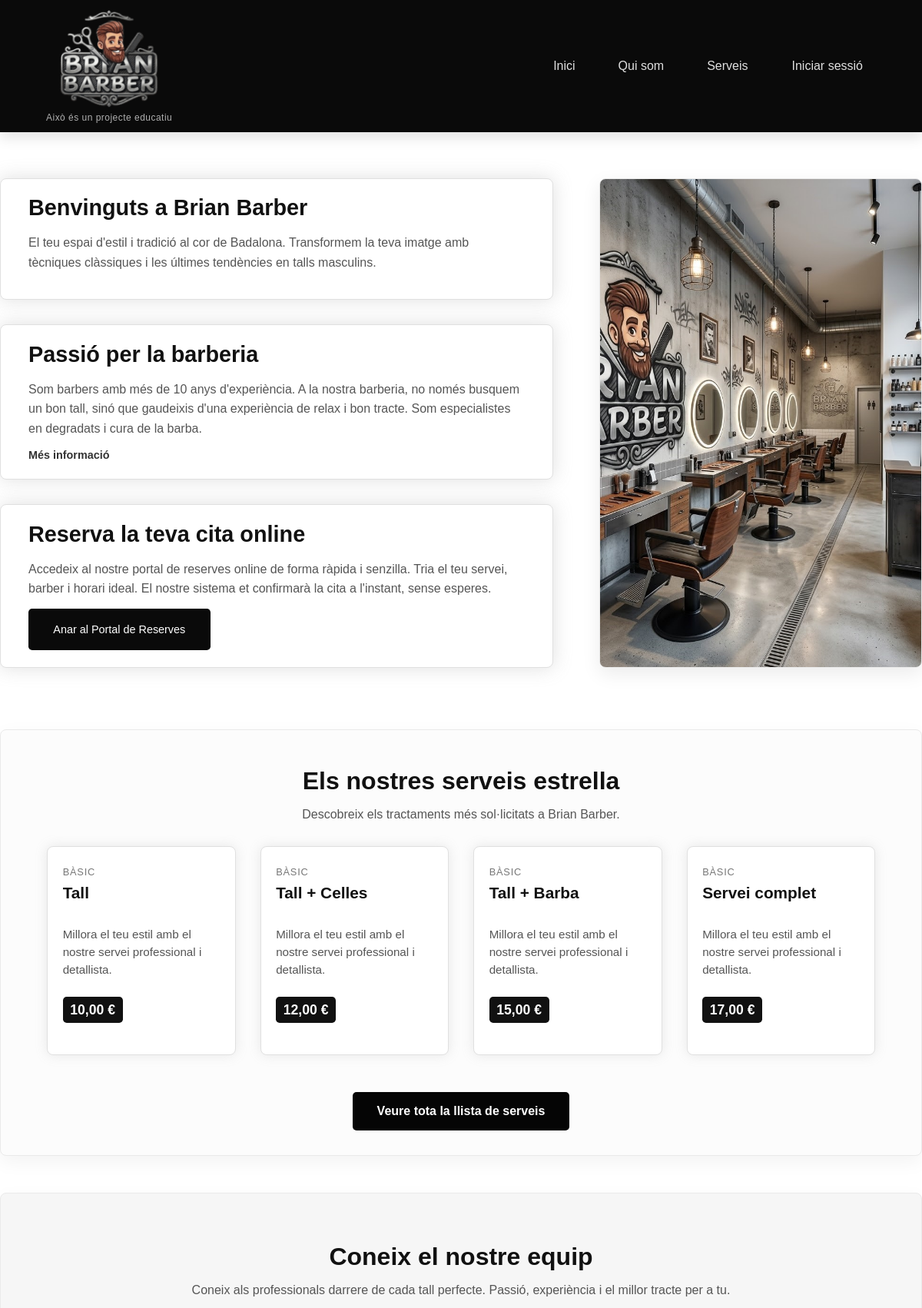
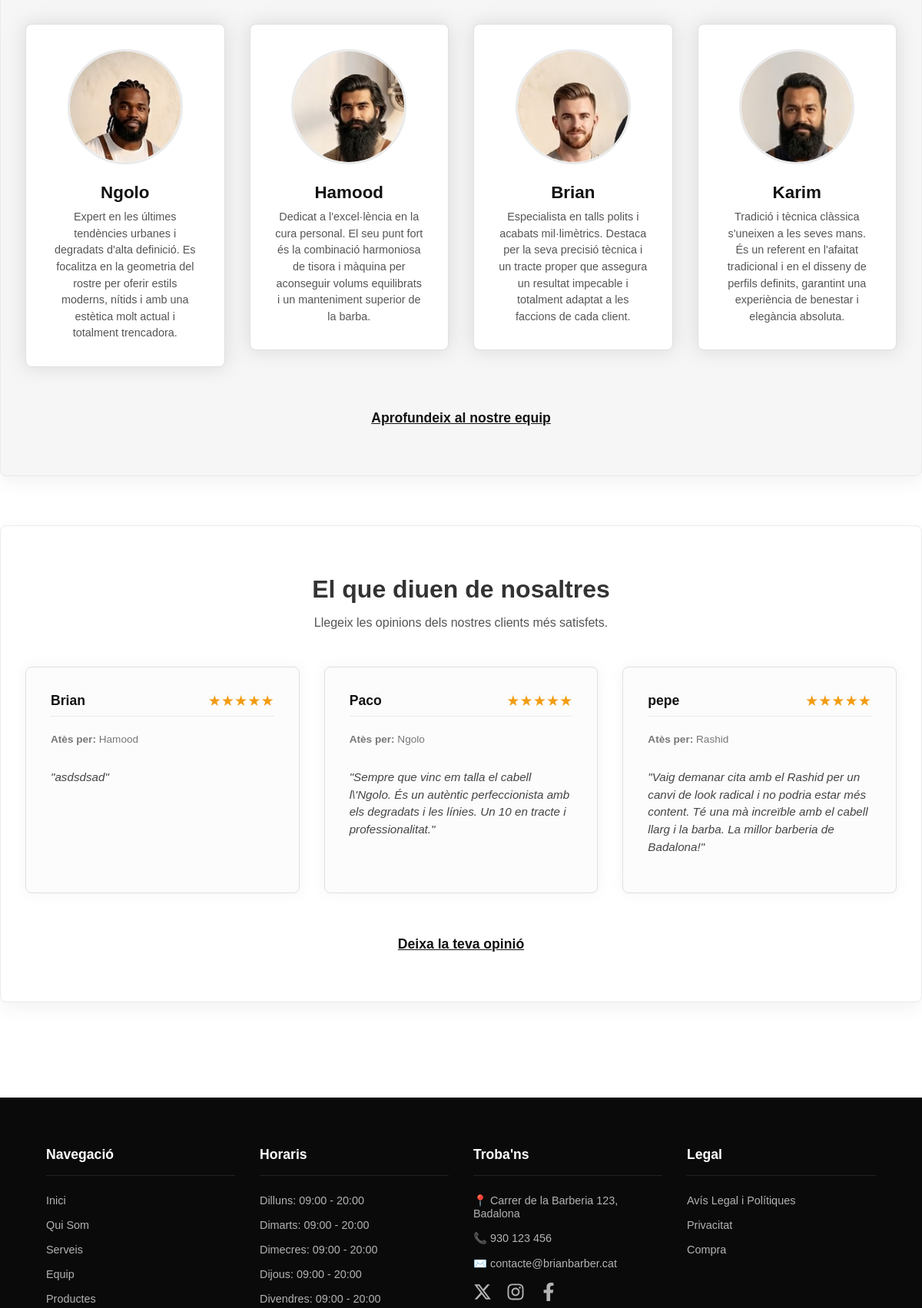
The page / (upper part) on the database its author committed (2 pictures, top to bottom).
### tables this page shows
CREATE TABLE `servicios` (
  `id_servicio` int NOT NULL,
  `nombre_servicio` varchar(45) NOT NULL,
  `precio` decimal(10,2) NOT NULL,
  `Duracion` time NOT NULL,
  `categoria` varchar(50) DEFAULT 'Bàsic',
  `descripcion` text
);

CREATE TABLE `empleados` (
  `id_empleado` int NOT NULL,
  `num_segsocial` varchar(12) DEFAULT NULL,
  `rol` varchar(45) DEFAULT NULL,
  `usuarios_id_usuario` int NOT NULL,
  `especialitat_desc` text
);

CREATE TABLE `usuarios` (
  `id_usuario` int NOT NULL,
  `correo` varchar(45) NOT NULL,
  `contraseña` varchar(255) NOT NULL,
  `nombre` varchar(45) NOT NULL,
  `apellidos` varchar(50) NOT NULL,
  `es_trabajador` tinyint NOT NULL
);

CREATE TABLE `horaris_barberia` (
  `id` int NOT NULL,
  `dia_setmana` int NOT NULL,
  `hora_obertura` time DEFAULT NULL,
  `hora_tancament` time DEFAULT NULL,
  `es_tancat` tinyint(1) DEFAULT '0'
);

### index.php (the view, shortened to what this page needs)
<?php
require_once 'includes/conexions.php';
$noms_dies = [
    1 => 'Dilluns',
    2 => 'Dimarts',
    3 => 'Dimecres',
    4 => 'Dijous',
    5 => 'Divendres',
    6 => 'Dissabte',
    7 => 'Diumenge'
];
$sql_footer_horaris = "SELECT dia_setmana, hora_obertura, hora_tancament, es_tancat FROM horaris_barberia ORDER BY dia_setmana ASC";
$resultat_footer = @mysqli_query($conn, $sql_footer_horaris);
$sql_serveis = "SELECT * FROM servicios ORDER BY FIELD(categoria, 'Bàsic', 'Combinat', 'Detalls', 'Premium', categoria), precio ASC LIMIT 4";
$res_serveis = mysqli_query($conn, $sql_serveis);
$sql_equip = "
    SELECT u.nombre, e.especialitat_desc
    FROM empleados e
    JOIN usuarios u ON e.usuarios_id_usuario = u.id_usuario
    WHERE u.es_trabajador = 1
    LIMIT 4
";
$res_equip = mysqli_query($conn, $sql_equip);
$sql_top_resenas = "SELECT nombre, puntuacion, comentario, trabajador, fecha FROM reseñas ORDER BY puntuacion DESC, fecha DESC LIMIT 3";
$res_top_resenas = @mysqli_query($conn, $sql_top_resenas);
?>
<!DOCTYPE html>
<html lang="ca">
<head>
  <link rel="stylesheet" href="style.css">
</head>
<body>
  <header class="header-main">
    <div class="header-container">
      <div class="logo">
        <a href="index.php" class="logo-link">
          <img src="images/logo.png" alt="Logo" id="logo_principal">
          <span class="logo-subtitle">Això és un projecte educatiu</span>
        </a>
      </div>
      <nav class="nav-main">
        <ul class="menu-principal">
          <li><a href="index.php">Inici</a></li>
          <li><a href="qui-som.php">Qui som</a></li>
          <li><a href="serveis.php">Serveis</a></li>
          <?php if(!isset($_SESSION['id_usuario'])): ?>
            <li><a href="accedir.php" class="btn-login-header">Iniciar sessió</a></li>
          <?php endif; ?>
        </ul>
      </nav>
    </div>
  </header>
  <main class="main-content-index">
    <div class="main-layout-wrapper">
      <div class="left-column">
        <div class="content-box box-benvinguts">
          <h2>Benvinguts a Brian Barber</h2>
          <p>El teu espai d'estil i tradició al cor de Badalona. Transformem la teva imatge amb tècniques clàssiques i les últimes tendències en talls masculins.</p>
        </div>
        <div class="content-box box-passio">
          <h2>Passió per la barberia</h2>
          <p>Som barbers amb més de 10 anys d'experiència. A la nostra barberia, no només busquem un bon tall, sinó que gaudeixis d'una experiència de relax i bon tracte. Som especialistes en degradats i cura de la barba.</p>
          <a href="qui-som.php" class="styled-link">Més informació</a>
        </div>
        <div class="content-box box-reserva">
          <h2>Reserva la teva cita online</h2>
          <p>Accedeix al nostre portal de reserves online de forma ràpida i senzilla. Tria el teu servei, barber i horari ideal. El nostre sistema et confirmarà la cita a l'instant, sense esperes.</p>
          <a href="reserves.php" class="btn btn-primary">Anar al Portal de Reserves</a>
        </div>
      </div>
      <div class="right-column">
        <img src="images/barberia.jpg" alt="Interior de la Barberia" class="side-photo">
      </div>
    </div>
    <section class="box-serveis-contenidor box-serveis-home">
      <h2>Els nostres serveis estrella</h2>
      <p class="subtitle-center">Descobreix els tractaments més sol·licitats a Brian Barber.</p>
      <div class="serveis-grid">
        <?php if(mysqli_num_rows($res_serveis) > 0): ?>
          <?php while($servei = mysqli_fetch_assoc($res_serveis)): ?>
          <div class="servei-card">
            <span class="servei-categoria"><?php echo htmlspecialchars($servei['categoria'] ?? 'Bàsic'); ?></span>
            <h3><?php echo htmlspecialchars($servei['nombre_servicio']); ?></h3>
            <p><?php echo htmlspecialchars(!empty($servei['descripcion']) ? $servei['descripcion'] : 'Millora el teu estil amb el nostre servei professional i detallista.'); ?></p>
            <div class="servei-preu-info">
              <span class="opcio-tisora-dark"><?php echo number_format($servei['precio'], 2, ',', '.'); ?> €</span>
            </div>
          </div>
          <?php endwhile; ?>
        <?php else: ?>
          <p class="text-empty-data">Els nostres serveis s'estan actualitzant.</p>
        <?php endif; ?>
      </div>
      <div class="action-container-center">
        <a href="serveis.php" class="btn-primary-styled">Veure tota la llista de serveis</a>
      </div>
    </section>
    <section class="box-equip-contenidor box-equip-home">
      <h2>Coneix el nostre equip</h2>
      <p class="subtitle-center">Coneix als professionals darrere de cada tall perfecte. Passió, experiència i el millor tracte per a tu.</p>
      <div class="equip-grid equip-grid-flex">
        <?php if(mysqli_num_rows($res_equip) > 0): ?>
          <?php while($empleat = mysqli_fetch_assoc($res_equip)):
              $img_name = strtolower(str_replace(' ', '', trim($empleat['nombre']))) . '.png';
              $img_path = 'images/' . $img_name;
          ?>
          <div class="barber-card barber-card-flex">
            <div class="barber-photo-wrapper">
              <img src="<?php echo $img_path; ?>" alt="<?php echo htmlspecialchars($empleat['nombre']); ?>" class="barber-photo">
            </div>
            <h3><?php echo htmlspecialchars($empleat['nombre']); ?></h3>
            <p><?php echo htmlspecialchars(!empty($empleat['especialitat_desc']) ? $empleat['especialitat_desc'] : "Descobreix els detalls sobre mi i com et puc afavorir la imatge."); ?></p>
          </div>
          <?php endwhile; ?>
        <?php else: ?>
          <p class="text-empty-data">Treballem per portar-te als millors professionals aviat.</p>
        <?php endif; ?>
      </div>
      <div class="link-action-center">
        <a href="equip.php" class="styled-link-bold">Aprofundeix al nostre equip</a>
      </div>
    </section>
    <section class="box-resenyas-contenidor box-resenyas-home">
      <h2>El que diuen de nosaltres</h2>
      <p class="subtitle-center">Llegeix les opinions dels nostres clients més satisfets.</p>
      <div class="resenyas-grid">
        <?php if($res_top_resenas && mysqli_num_rows($res_top_resenas) > 0): ?>
          <?php while($resenya = mysqli_fetch_assoc($res_top_resenas)): ?>
          <div class="resenya-card">
            <div class="resenya-header">
              <strong class="resenya-nom"><?php echo htmlspecialchars($resenya['nombre']); ?></strong>
              <span class="resenya-estrelles" aria-label="<?php echo $resenya['puntuacion']; ?> estrelles">
                <?php echo str_repeat('★', $resenya['puntuacion']) . str_repeat('☆', 5 - $resenya['puntuacion']); ?>
              </span>
            </div>
            <p class="resenya-barber"><strong>Atès per:</strong> <?php echo htmlspecialchars($resenya['trabajador']); ?></p>
            <p class="resenya-comentari">"<?php echo nl2br(htmlspecialchars($resenya['comentario'])); ?>"</p>
          </div>
          <?php endwhile; ?>
        <?php else: ?>
          <p class="text-empty-data">Encara no hi ha ressenyes destacades.</p>
        <?php endif; ?>
      </div>
      <div class="link-action-center">
        <a href="resena.php" class="styled-link-bold">Deixa la teva opinió</a>
      </div>
    </section>
  </main>
<footer class="footer-main">
  <div class="footer-links-container">
    <div class="footer-col">
      <h4>Navegació</h4>
      <ul>
        <li><a href="index.php">Inici</a></li>
        <li><a href="qui-som.php">Qui Som</a></li>
        <li><a href="serveis.php">Serveis</a></li>
        <li><a href="equip.php">Equip</a></li>
        <li><a href="productes.php">Productes</a></li>
      </ul>
    </div>
    <div class="footer-col">
      <h4>Horaris</h4>
      <ul class="horaris-list">
      <?php if ($resultat_footer && mysqli_num_rows($resultat_footer) > 0) {
    while ($row = mysqli_fetch_assoc($resultat_footer)) {
        $nom_dia = $noms_dies[(int)$row['dia_setmana']];
        if ($row['es_tancat']) {
            echo "<li>{$nom_dia}: Tancat</li>";
        } else {
            $obert = date('H:i', strtotime($row['hora_obertura']));
            $tancat = date('H:i', strtotime($row['hora_tancament']));
            echo "<li>{$nom_dia}: {$obert} - {$tancat}</li>";
        }
    }
} else {
    echo "<li>Dilluns - Divendres: 09:00 - 20:00</li>";
    echo "<li>Dissabtes: 09:00 - 14:00</li>";
    echo "<li>Diumenges: Tancat</li>";
} ?>
      </ul>
    </div>
    <div class="footer-col">
      <h4>Troba'ns</h4>
      <ul>
        <li>📍 Carrer de la Barberia 123, Badalona</li>
        <li>📞 930 123 456</li>
        <li>✉️ contacte@brianbarber.cat</li>
      </ul>
      <div class="social-icons">
        <li class="social-icons">
          <a href="https://www.x.com" aria-label="X (Twitter)" target="_blank">
            <svg xmlns="http://www.w3.org/2000/svg" viewBox="0 0 512 512"><path d="M389.2 48h70.6L305.6 224.2 487 464H345L233.7 318.6 106.5 464H35.8L200.7 275.5 26.8 48H172.4L272.9 180.9 389.2 48zM364.4 421.8h39.1L151.1 88h-42L364.4 421.8z" /></svg>
          </a>
          <a href="https://www.instagram.com" aria-label="Instagram" target="_blank">
          </a>
          <a href="https://www.facebook.com" aria-label="Facebook" target="_blank">
            <svg xmlns="http://www.w3.org/2000/svg" viewBox="0 0 320 512"><path d="M279.1 288l14.22-92.66h-88.91v-60.13c0-25.35 12.42-50.06 52.24-50.06h40.42V6.26S260.4 0 225.4 0c-73.22 0-121.1 44.38-121.1 124.7v70.62H22.89V288h81.39v224h100.2V288z"/></svg>
          </a>
        </li>
      </div>
    </div>
    <div class="footer-col">
      <h4>Legal</h4>
      <ul>
        <li><a href="politiques-usuari.php">Avís Legal i Polítiques</a></li>
        <li><a href="politiques-privacitat.php">Privacitat</a></li>
        <li><a href="politiques-compra.php">Compra</a></li>
      </ul>
    </div>
  </div>
</footer>
</body>
</html>

### rows shown on the page
servicios: categoria "BÀSIC", nombre_servicio "Tall", descripcion "Millora el teu estil amb el nostre servei professional i detallista.", precio "10,00"
servicios: categoria "BÀSIC", nombre_servicio "Tall + Celles", descripcion "Millora el teu estil amb el nostre servei professional i detallista.", precio "12,00"
servicios: categoria "BÀSIC", nombre_servicio "Tall + Barba", descripcion "Millora el teu estil amb el nostre servei professional i detallista.", precio "15,00"
servicios: categoria "BÀSIC", nombre_servicio "Servei complet", descripcion "Millora el teu estil amb el nostre servei professional i detallista.", precio "17,00"
empleados: shows a picture, usuarios_id_usuario.nombre "Ngolo", especialitat_desc "Expert en les últimes tendències urbanes i degradats d'alta definició. Es focalitza en la geometria del rostre per oferir estils moderns, nítids i amb una estètica molt actual i totalment trencadora."
empleados: shows a picture, usuarios_id_usuario.nombre "Hamood", especialitat_desc "Dedicat a l'excel·lència en la cura personal. El seu punt fort és la combinació harmoniosa de tisora i màquina per aconseguir volums equilibrats i un manteniment superior de la barba."
empleados: shows a picture, usuarios_id_usuario.nombre "Brian", especialitat_desc "Especialista en talls polits i acabats mil·limètrics. Destaca per la seva precisió tècnica i un tracte proper que assegura un resultat impecable i totalment adaptat a les faccions de cada client."
empleados: shows a picture, usuarios_id_usuario.nombre "Karim", especialitat_desc "Tradició i tècnica clàssica s'uneixen a les seves mans. És un referent en l'afaitat tradicional i en el disseny de perfils definits, garantint una experiència de benestar i elegància absoluta."
reseñas: nombre "Brian", puntuacion "★★★★★", trabajador "Hamood", comentario "asdsdsad"
reseñas: nombre "Paco", puntuacion "★★★★★", trabajador "Ngolo", comentario "Sempre que vinc em talla el cabell l\\'Ngolo. És un autèntic perfeccionista amb els degradats i les línies. Un 10 en tracte i professionalitat."
reseñas: nombre "pepe", puntuacion "★★★★★", trabajador "Rashid", comentario "Vaig demanar cita amb el Rashid per un canvi de look radical i no podria estar més content. Té una mà increïble amb el cabell llarg i la barba. La millor barberia de Badalona!"
horaris_barberia: dia_setmana "Dilluns", hora_obertura "09:00", hora_tancament "20:00"
horaris_barberia: dia_setmana "Dimarts", hora_obertura "09:00", hora_tancament "20:00"
horaris_barberia: dia_setmana "Dimecres", hora_obertura "09:00", hora_tancament "20:00"
horaris_barberia: dia_setmana "Dijous", hora_obertura "09:00", hora_tancament "20:00"
horaris_barberia: dia_setmana "Divendres", hora_obertura "09:00", hora_tancament "20:00"
